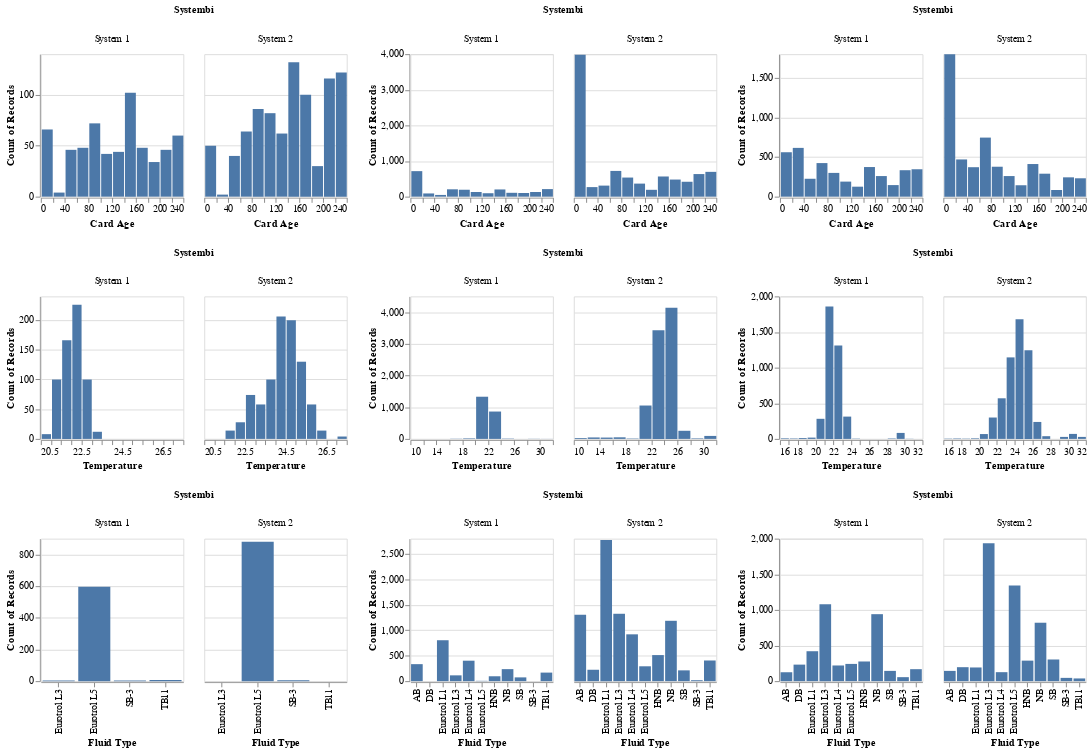

Write notebook code for a chart like this one.
### Code cell
# Plot for sensor B sample window
model_euclidean = KMeans(n_clusters=n_clusters, random_state=0, max_iter=10)
y_pred_euclid = model_euclidean.fit_predict(B_sample_window_zero)
df = B_sample_window_zero.reset_index()
df['label'] = y_pred_euclid
df2 = pd.merge(keyByTestID, df[['label','TestID']], how='inner', on=['TestID'])
df2['Type'] = df2['FluidType'].apply(lambda x: 'Eurotrol' if x.startswith('Eurotrol') else 'Blood')
df2['Systembi'] = df2['System'].apply(lambda x: 'System 1' if x=='System 1' else 'System 2')
   
cardage1 = alt.Chart(df2[df2['label']==1]).mark_bar().encode(
    x=alt.X('AgeOfCardInDaysAtTimeOfTest:Q', bin=alt.Bin(maxbins=20),title='Card Age'),
    y='count()'
).properties(width=150, height=150).facet(column='Systembi')
cardage2 = alt.Chart(df2[df2['label']==0]).mark_bar().encode(
    x=alt.X('AgeOfCardInDaysAtTimeOfTest:Q', bin=alt.Bin(maxbins=20),title='Card Age'),
    y='count()'
).properties(width=150, height=150).facet(column='Systembi')
cardage3 = alt.Chart(df2[df2['label']==2]).mark_bar().encode(
    x=alt.X('AgeOfCardInDaysAtTimeOfTest:Q', bin=alt.Bin(maxbins=20),title='Card Age'),
    y='count()'
).properties(width=150, height=150).facet(column='Systembi')

temperature1 = alt.Chart(df2[df2['label']==1]).mark_bar().encode(
    x=alt.X('AmbientTemperature:Q', bin=alt.Bin(maxbins=20),title='Temperature'),
    y='count()'
).properties(width=150, height=150).facet(column='Systembi')
temperature2 = alt.Chart(df2[df2['label']==0]).mark_bar().encode(
    x=alt.X('AmbientTemperature:Q', bin=alt.Bin(maxbins=20),title='Temperature'),
    y='count()'
).properties(width=150, height=150).facet(column='Systembi')
temperature3 = alt.Chart(df2[df2['label']==2]).mark_bar().encode(
    x=alt.X('AmbientTemperature:Q', bin=alt.Bin(maxbins=20),title='Temperature'),
    y='count()'
).properties(width=150, height=150).facet(column='Systembi')

FluidType1 = alt.Chart(df2[df2['label']==1]).mark_bar().encode(
    x=alt.X('FluidType:N', title='Fluid Type'),
    y='count()'
).properties(width=150, height=150).facet(column='Systembi')
FluidType2 = alt.Chart(df2[df2['label']==0]).mark_bar().encode(
    x=alt.X('FluidType:N', title='Fluid Type'),
    y='count()'
).properties(width=150, height=150).facet(column='Systembi')
FluidType3 = alt.Chart(df2[df2['label']==2]).mark_bar().encode(
    x=alt.X('FluidType:N', title='Fluid Type'),
    y='count()'
).properties(width=150, height=150).facet(column='Systembi')

Type1 = alt.Chart(df2[df2['label']==1]).mark_bar().encode(
    x=alt.X('Type:N', title='Fluid Type'),
    y='count()'
).properties(width=150, height=150).facet(column='Systembi')
Type2 = alt.Chart(df2[df2['label']==2]).mark_bar().encode(
    x=alt.X('Type:N', title='Fluid Type'),
    y='count()'
).properties(width=150, height=150).facet(column='Systembi')
Type3 = alt.Chart(df2[df2['label']==2]).mark_bar().encode(
    x=alt.X('Type:N', title='Fluid Type'),
    y='count()'
).properties(width=150, height=150).facet(column='Systembi')

(cardage1 | cardage2 | cardage3) & (temperature1 | temperature2 | temperature3)  & (FluidType1 | FluidType2 | FluidType3)
